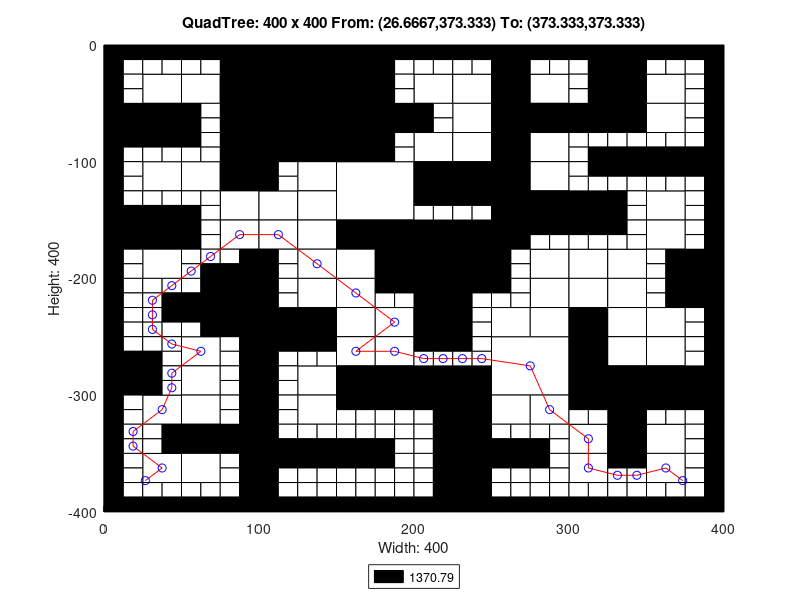

Recreate this plot in MATLAB.
axis([0 400 -400 0]);
title('QuadTree: 400 x 400 From: (26.6667,373.333) To: (373.333,373.333)');
xlabel('Width: 400');
ylabel('Height: 400');
rectangle('Position',[100 -50 50 50], 'FaceColor',[0 0 0]);
rectangle('Position',[100 -100 50 50], 'FaceColor',[0 0 0]);
rectangle('Position',[150 -150 50 50], 'FaceColor',[1 1 1]);
rectangle('Position',[200 -200 50 50], 'FaceColor',[0 0 0]);
rectangle('Position',[250 -300 50 50], 'FaceColor',[1 1 1]);
rectangle('Position',[25 -50 25 25], 'FaceColor',[1 1 1]);
rectangle('Position',[75 -25 25 25], 'FaceColor',[0 0 0]);
rectangle('Position',[50 -50 25 25], 'FaceColor',[1 1 1]);
rectangle('Position',[75 -50 25 25], 'FaceColor',[0 0 0]);
rectangle('Position',[0 -75 25 25], 'FaceColor',[0 0 0]);
rectangle('Position',[25 -75 25 25], 'FaceColor',[0 0 0]);
rectangle('Position',[75 -75 25 25], 'FaceColor',[0 0 0]);
rectangle('Position',[75 -100 25 25], 'FaceColor',[0 0 0]);
rectangle('Position',[150 -25 25 25], 'FaceColor',[0 0 0]);
rectangle('Position',[150 -50 25 25], 'FaceColor',[0 0 0]);
rectangle('Position',[150 -75 25 25], 'FaceColor',[0 0 0]);
rectangle('Position',[175 -75 25 25], 'FaceColor',[0 0 0]);
rectangle('Position',[150 -100 25 25], 'FaceColor',[0 0 0]);
rectangle('Position',[25 -125 25 25], 'FaceColor',[1 1 1]);
rectangle('Position',[50 -125 25 25], 'FaceColor',[1 1 1]);
rectangle('Position',[75 -125 25 25], 'FaceColor',[0 0 0]);
rectangle('Position',[75 -150 25 25], 'FaceColor',[1 1 1]);
rectangle('Position',[0 -175 25 25], 'FaceColor',[0 0 0]);
rectangle('Position',[25 -175 25 25], 'FaceColor',[0 0 0]);
rectangle('Position',[25 -200 25 25], 'FaceColor',[1 1 1]);
rectangle('Position',[75 -175 25 25], 'FaceColor',[1 1 1]);
rectangle('Position',[125 -125 25 25], 'FaceColor',[1 1 1]);
rectangle('Position',[100 -150 25 25], 'FaceColor',[1 1 1]);
rectangle('Position',[125 -150 25 25], 'FaceColor',[1 1 1]);
rectangle('Position',[100 -175 25 25], 'FaceColor',[1 1 1]);
rectangle('Position',[125 -175 25 25], 'FaceColor',[1 1 1]);
rectangle('Position',[125 -200 25 25], 'FaceColor',[1 1 1]);
rectangle('Position',[150 -175 25 25], 'FaceColor',[0 0 0]);
rectangle('Position',[175 -175 25 25], 'FaceColor',[0 0 0]);
rectangle('Position',[150 -200 25 25], 'FaceColor',[1 1 1]);
rectangle('Position',[175 -200 25 25], 'FaceColor',[0 0 0]);
rectangle('Position',[200 -50 25 25], 'FaceColor',[1 1 1]);
rectangle('Position',[225 -50 25 25], 'FaceColor',[1 1 1]);
rectangle('Position',[250 -25 25 25], 'FaceColor',[0 0 0]);
rectangle('Position',[250 -50 25 25], 'FaceColor',[0 0 0]);
rectangle('Position',[275 -50 25 25], 'FaceColor',[1 1 1]);
rectangle('Position',[225 -75 25 25], 'FaceColor',[1 1 1]);
rectangle('Position',[200 -100 25 25], 'FaceColor',[1 1 1]);
rectangle('Position',[225 -100 25 25], 'FaceColor',[1 1 1]);
rectangle('Position',[250 -75 25 25], 'FaceColor',[0 0 0]);
rectangle('Position',[275 -75 25 25], 'FaceColor',[0 0 0]);
rectangle('Position',[250 -100 25 25], 'FaceColor',[0 0 0]);
rectangle('Position',[275 -100 25 25], 'FaceColor',[1 1 1]);
rectangle('Position',[325 -25 25 25], 'FaceColor',[0 0 0]);
rectangle('Position',[325 -50 25 25], 'FaceColor',[0 0 0]);
rectangle('Position',[350 -50 25 25], 'FaceColor',[1 1 1]);
rectangle('Position',[300 -75 25 25], 'FaceColor',[0 0 0]);
rectangle('Position',[325 -75 25 25], 'FaceColor',[0 0 0]);
rectangle('Position',[350 -75 25 25], 'FaceColor',[1 1 1]);
rectangle('Position',[200 -125 25 25], 'FaceColor',[0 0 0]);
rectangle('Position',[225 -125 25 25], 'FaceColor',[0 0 0]);
rectangle('Position',[250 -125 25 25], 'FaceColor',[0 0 0]);
rectangle('Position',[275 -125 25 25], 'FaceColor',[1 1 1]);
rectangle('Position',[250 -150 25 25], 'FaceColor',[0 0 0]);
rectangle('Position',[275 -150 25 25], 'FaceColor',[0 0 0]);
rectangle('Position',[250 -175 25 25], 'FaceColor',[0 0 0]);
rectangle('Position',[275 -200 25 25], 'FaceColor',[1 1 1]);
rectangle('Position',[300 -150 25 25], 'FaceColor',[0 0 0]);
rectangle('Position',[350 -150 25 25], 'FaceColor',[1 1 1]);
rectangle('Position',[300 -200 25 25], 'FaceColor',[1 1 1]);
rectangle('Position',[325 -200 25 25], 'FaceColor',[1 1 1]);
rectangle('Position',[350 -175 25 25], 'FaceColor',[1 1 1]);
rectangle('Position',[375 -200 25 25], 'FaceColor',[0 0 0]);
rectangle('Position',[75 -225 25 25], 'FaceColor',[0 0 0]);
rectangle('Position',[75 -250 25 25], 'FaceColor',[0 0 0]);
rectangle('Position',[0 -300 25 25], 'FaceColor',[0 0 0]);
rectangle('Position',[50 -275 25 25], 'FaceColor',[1 1 1]);
rectangle('Position',[50 -300 25 25], 'FaceColor',[1 1 1]);
rectangle('Position',[125 -225 25 25], 'FaceColor',[1 1 1]);
rectangle('Position',[100 -250 25 25], 'FaceColor',[0 0 0]);
rectangle('Position',[125 -250 25 25], 'FaceColor',[0 0 0]);
rectangle('Position',[150 -225 25 25], 'FaceColor',[1 1 1]);
rectangle('Position',[150 -250 25 25], 'FaceColor',[1 1 1]);
rectangle('Position',[175 -250 25 25], 'FaceColor',[1 1 1]);
rectangle('Position',[125 -300 25 25], 'FaceColor',[1 1 1]);
rectangle('Position',[150 -275 25 25], 'FaceColor',[1 1 1]);
rectangle('Position',[175 -275 25 25], 'FaceColor',[1 1 1]);
rectangle('Position',[150 -300 25 25], 'FaceColor',[0 0 0]);
rectangle('Position',[175 -300 25 25], 'FaceColor',[0 0 0]);
rectangle('Position',[25 -325 25 25], 'FaceColor',[1 1 1]);
rectangle('Position',[50 -325 25 25], 'FaceColor',[1 1 1]);
rectangle('Position',[50 -350 25 25], 'FaceColor',[0 0 0]);
rectangle('Position',[75 -350 25 25], 'FaceColor',[0 0 0]);
rectangle('Position',[25 -375 25 25], 'FaceColor',[1 1 1]);
rectangle('Position',[50 -375 25 25], 'FaceColor',[1 1 1]);
rectangle('Position',[125 -325 25 25], 'FaceColor',[1 1 1]);
rectangle('Position',[200 -225 25 25], 'FaceColor',[0 0 0]);
rectangle('Position',[200 -250 25 25], 'FaceColor',[0 0 0]);
rectangle('Position',[275 -225 25 25], 'FaceColor',[1 1 1]);
rectangle('Position',[250 -250 25 25], 'FaceColor',[1 1 1]);
rectangle('Position',[275 -250 25 25], 'FaceColor',[1 1 1]);
rectangle('Position',[200 -300 25 25], 'FaceColor',[0 0 0]);
rectangle('Position',[225 -300 25 25], 'FaceColor',[0 0 0]);
rectangle('Position',[300 -225 25 25], 'FaceColor',[1 1 1]);
rectangle('Position',[325 -225 25 25], 'FaceColor',[1 1 1]);
rectangle('Position',[300 -250 25 25], 'FaceColor',[0 0 0]);
rectangle('Position',[325 -250 25 25], 'FaceColor',[1 1 1]);
rectangle('Position',[375 -225 25 25], 'FaceColor',[0 0 0]);
rectangle('Position',[350 -250 25 25], 'FaceColor',[1 1 1]);
rectangle('Position',[300 -275 25 25], 'FaceColor',[0 0 0]);
rectangle('Position',[325 -275 25 25], 'FaceColor',[1 1 1]);
rectangle('Position',[300 -300 25 25], 'FaceColor',[0 0 0]);
rectangle('Position',[325 -300 25 25], 'FaceColor',[0 0 0]);
rectangle('Position',[350 -275 25 25], 'FaceColor',[1 1 1]);
rectangle('Position',[350 -300 25 25], 'FaceColor',[0 0 0]);
rectangle('Position',[375 -300 25 25], 'FaceColor',[0 0 0]);
rectangle('Position',[225 -325 25 25], 'FaceColor',[0 0 0]);
rectangle('Position',[225 -350 25 25], 'FaceColor',[0 0 0]);
rectangle('Position',[250 -325 25 25], 'FaceColor',[1 1 1]);
rectangle('Position',[275 -325 25 25], 'FaceColor',[1 1 1]);
rectangle('Position',[225 -375 25 25], 'FaceColor',[0 0 0]);
rectangle('Position',[225 -400 25 25], 'FaceColor',[0 0 0]);
rectangle('Position',[325 -325 25 25], 'FaceColor',[0 0 0]);
rectangle('Position',[300 -350 25 25], 'FaceColor',[1 1 1]);
rectangle('Position',[325 -350 25 25], 'FaceColor',[0 0 0]);
rectangle('Position',[350 -350 25 25], 'FaceColor',[1 1 1]);
rectangle('Position',[300 -375 25 25], 'FaceColor',[1 1 1]);
rectangle('Position',[350 -375 25 25], 'FaceColor',[1 1 1]);
rectangle('Position',[0 -12.5 12.5 12.5], 'FaceColor',[0 0 0]);
rectangle('Position',[12.5 -12.5 12.5 12.5], 'FaceColor',[0 0 0]);
rectangle('Position',[0 -25 12.5 12.5], 'FaceColor',[0 0 0]);
rectangle('Position',[12.5 -25 12.5 12.5], 'FaceColor',[1 1 1]);
rectangle('Position',[25 -12.5 12.5 12.5], 'FaceColor',[0 0 0]);
rectangle('Position',[37.5 -12.5 12.5 12.5], 'FaceColor',[0 0 0]);
rectangle('Position',[25 -25 12.5 12.5], 'FaceColor',[1 1 1]);
rectangle('Position',[37.5 -25 12.5 12.5], 'FaceColor',[1 1 1]);
rectangle('Position',[0 -37.5 12.5 12.5], 'FaceColor',[0 0 0]);
rectangle('Position',[12.5 -37.5 12.5 12.5], 'FaceColor',[1 1 1]);
rectangle('Position',[0 -50 12.5 12.5], 'FaceColor',[0 0 0]);
rectangle('Position',[12.5 -50 12.5 12.5], 'FaceColor',[1 1 1]);
rectangle('Position',[50 -12.5 12.5 12.5], 'FaceColor',[0 0 0]);
rectangle('Position',[62.5 -12.5 12.5 12.5], 'FaceColor',[0 0 0]);
rectangle('Position',[50 -25 12.5 12.5], 'FaceColor',[1 1 1]);
rectangle('Position',[62.5 -25 12.5 12.5], 'FaceColor',[1 1 1]);
rectangle('Position',[0 -87.5 12.5 12.5], 'FaceColor',[0 0 0]);
rectangle('Position',[12.5 -87.5 12.5 12.5], 'FaceColor',[0 0 0]);
rectangle('Position',[0 -100 12.5 12.5], 'FaceColor',[0 0 0]);
rectangle('Position',[12.5 -100 12.5 12.5], 'FaceColor',[1 1 1]);
rectangle('Position',[25 -87.5 12.5 12.5], 'FaceColor',[0 0 0]);
rectangle('Position',[37.5 -87.5 12.5 12.5], 'FaceColor',[0 0 0]);
rectangle('Position',[25 -100 12.5 12.5], 'FaceColor',[1 1 1]);
rectangle('Position',[37.5 -100 12.5 12.5], 'FaceColor',[1 1 1]);
rectangle('Position',[50 -62.5 12.5 12.5], 'FaceColor',[0 0 0]);
rectangle('Position',[62.5 -62.5 12.5 12.5], 'FaceColor',[1 1 1]);
rectangle('Position',[50 -75 12.5 12.5], 'FaceColor',[0 0 0]);
rectangle('Position',[62.5 -75 12.5 12.5], 'FaceColor',[1 1 1]);
rectangle('Position',[50 -87.5 12.5 12.5], 'FaceColor',[0 0 0]);
rectangle('Position',[62.5 -87.5 12.5 12.5], 'FaceColor',[1 1 1]);
rectangle('Position',[50 -100 12.5 12.5], 'FaceColor',[1 1 1]);
rectangle('Position',[62.5 -100 12.5 12.5], 'FaceColor',[1 1 1]);
rectangle('Position',[175 -12.5 12.5 12.5], 'FaceColor',[0 0 0]);
rectangle('Position',[187.5 -12.5 12.5 12.5], 'FaceColor',[0 0 0]);
rectangle('Position',[175 -25 12.5 12.5], 'FaceColor',[0 0 0]);
rectangle('Position',[187.5 -25 12.5 12.5], 'FaceColor',[1 1 1]);
rectangle('Position',[175 -37.5 12.5 12.5], 'FaceColor',[0 0 0]);
rectangle('Position',[187.5 -37.5 12.5 12.5], 'FaceColor',[1 1 1]);
rectangle('Position',[175 -50 12.5 12.5], 'FaceColor',[0 0 0]);
rectangle('Position',[187.5 -50 12.5 12.5], 'FaceColor',[1 1 1]);
rectangle('Position',[175 -87.5 12.5 12.5], 'FaceColor',[0 0 0]);
rectangle('Position',[187.5 -87.5 12.5 12.5], 'FaceColor',[1 1 1]);
rectangle('Position',[175 -100 12.5 12.5], 'FaceColor',[0 0 0]);
rectangle('Position',[187.5 -100 12.5 12.5], 'FaceColor',[1 1 1]);
rectangle('Position',[0 -112.5 12.5 12.5], 'FaceColor',[0 0 0]);
rectangle('Position',[12.5 -112.5 12.5 12.5], 'FaceColor',[1 1 1]);
rectangle('Position',[0 -125 12.5 12.5], 'FaceColor',[0 0 0]);
rectangle('Position',[12.5 -125 12.5 12.5], 'FaceColor',[1 1 1]);
rectangle('Position',[0 -137.5 12.5 12.5], 'FaceColor',[0 0 0]);
rectangle('Position',[12.5 -137.5 12.5 12.5], 'FaceColor',[1 1 1]);
rectangle('Position',[0 -150 12.5 12.5], 'FaceColor',[0 0 0]);
rectangle('Position',[12.5 -150 12.5 12.5], 'FaceColor',[0 0 0]);
rectangle('Position',[25 -137.5 12.5 12.5], 'FaceColor',[1 1 1]);
rectangle('Position',[37.5 -137.5 12.5 12.5], 'FaceColor',[1 1 1]);
rectangle('Position',[25 -150 12.5 12.5], 'FaceColor',[0 0 0]);
rectangle('Position',[37.5 -150 12.5 12.5], 'FaceColor',[0 0 0]);
rectangle('Position',[50 -137.5 12.5 12.5], 'FaceColor',[1 1 1]);
rectangle('Position',[62.5 -137.5 12.5 12.5], 'FaceColor',[1 1 1]);
rectangle('Position',[50 -150 12.5 12.5], 'FaceColor',[0 0 0]);
rectangle('Position',[62.5 -150 12.5 12.5], 'FaceColor',[1 1 1]);
rectangle('Position',[0 -187.5 12.5 12.5], 'FaceColor',[0 0 0]);
rectangle('Position',[12.5 -187.5 12.5 12.5], 'FaceColor',[1 1 1]);
rectangle('Position',[0 -200 12.5 12.5], 'FaceColor',[0 0 0]);
rectangle('Position',[12.5 -200 12.5 12.5], 'FaceColor',[1 1 1]);
rectangle('Position',[50 -162.5 12.5 12.5], 'FaceColor',[0 0 0]);
rectangle('Position',[62.5 -162.5 12.5 12.5], 'FaceColor',[1 1 1]);
rectangle('Position',[50 -175 12.5 12.5], 'FaceColor',[0 0 0]);
rectangle('Position',[62.5 -175 12.5 12.5], 'FaceColor',[1 1 1]);
rectangle('Position',[50 -187.5 12.5 12.5], 'FaceColor',[1 1 1]);
rectangle('Position',[62.5 -187.5 12.5 12.5], 'FaceColor',[1 1 1]);
rectangle('Position',[50 -200 12.5 12.5], 'FaceColor',[1 1 1]);
rectangle('Position',[62.5 -200 12.5 12.5], 'FaceColor',[0 0 0]);
rectangle('Position',[75 -187.5 12.5 12.5], 'FaceColor',[1 1 1]);
rectangle('Position',[87.5 -187.5 12.5 12.5], 'FaceColor',[0 0 0]);
rectangle('Position',[75 -200 12.5 12.5], 'FaceColor',[0 0 0]);
rectangle('Position',[87.5 -200 12.5 12.5], 'FaceColor',[0 0 0]);
rectangle('Position',[100 -112.5 12.5 12.5], 'FaceColor',[0 0 0]);
rectangle('Position',[112.5 -112.5 12.5 12.5], 'FaceColor',[1 1 1]);
rectangle('Position',[100 -125 12.5 12.5], 'FaceColor',[0 0 0]);
rectangle('Position',[112.5 -125 12.5 12.5], 'FaceColor',[1 1 1]);
rectangle('Position',[100 -187.5 12.5 12.5], 'FaceColor',[0 0 0]);
rectangle('Position',[112.5 -187.5 12.5 12.5], 'FaceColor',[1 1 1]);
rectangle('Position',[100 -200 12.5 12.5], 'FaceColor',[0 0 0]);
rectangle('Position',[112.5 -200 12.5 12.5], 'FaceColor',[1 1 1]);
rectangle('Position',[200 -12.5 12.5 12.5], 'FaceColor',[0 0 0]);
rectangle('Position',[212.5 -12.5 12.5 12.5], 'FaceColor',[0 0 0]);
rectangle('Position',[200 -25 12.5 12.5], 'FaceColor',[1 1 1]);
rectangle('Position',[212.5 -25 12.5 12.5], 'FaceColor',[1 1 1]);
rectangle('Position',[225 -12.5 12.5 12.5], 'FaceColor',[0 0 0]);
rectangle('Position',[237.5 -12.5 12.5 12.5], 'FaceColor',[0 0 0]);
rectangle('Position',[225 -25 12.5 12.5], 'FaceColor',[1 1 1]);
rectangle('Position',[237.5 -25 12.5 12.5], 'FaceColor',[1 1 1]);
rectangle('Position',[275 -12.5 12.5 12.5], 'FaceColor',[0 0 0]);
rectangle('Position',[287.5 -12.5 12.5 12.5], 'FaceColor',[0 0 0]);
rectangle('Position',[275 -25 12.5 12.5], 'FaceColor',[1 1 1]);
rectangle('Position',[287.5 -25 12.5 12.5], 'FaceColor',[1 1 1]);
rectangle('Position',[200 -62.5 12.5 12.5], 'FaceColor',[0 0 0]);
rectangle('Position',[212.5 -62.5 12.5 12.5], 'FaceColor',[1 1 1]);
rectangle('Position',[200 -75 12.5 12.5], 'FaceColor',[0 0 0]);
rectangle('Position',[212.5 -75 12.5 12.5], 'FaceColor',[1 1 1]);
rectangle('Position',[300 -12.5 12.5 12.5], 'FaceColor',[0 0 0]);
rectangle('Position',[312.5 -12.5 12.5 12.5], 'FaceColor',[0 0 0]);
rectangle('Position',[300 -25 12.5 12.5], 'FaceColor',[1 1 1]);
rectangle('Position',[312.5 -25 12.5 12.5], 'FaceColor',[0 0 0]);
rectangle('Position',[300 -37.5 12.5 12.5], 'FaceColor',[1 1 1]);
rectangle('Position',[312.5 -37.5 12.5 12.5], 'FaceColor',[0 0 0]);
rectangle('Position',[300 -50 12.5 12.5], 'FaceColor',[1 1 1]);
rectangle('Position',[312.5 -50 12.5 12.5], 'FaceColor',[0 0 0]);
rectangle('Position',[350 -12.5 12.5 12.5], 'FaceColor',[0 0 0]);
rectangle('Position',[362.5 -12.5 12.5 12.5], 'FaceColor',[0 0 0]);
rectangle('Position',[350 -25 12.5 12.5], 'FaceColor',[1 1 1]);
rectangle('Position',[362.5 -25 12.5 12.5], 'FaceColor',[1 1 1]);
rectangle('Position',[375 -12.5 12.5 12.5], 'FaceColor',[0 0 0]);
rectangle('Position',[387.5 -12.5 12.5 12.5], 'FaceColor',[0 0 0]);
rectangle('Position',[375 -25 12.5 12.5], 'FaceColor',[1 1 1]);
rectangle('Position',[387.5 -25 12.5 12.5], 'FaceColor',[0 0 0]);
rectangle('Position',[375 -37.5 12.5 12.5], 'FaceColor',[1 1 1]);
rectangle('Position',[387.5 -37.5 12.5 12.5], 'FaceColor',[0 0 0]);
rectangle('Position',[375 -50 12.5 12.5], 'FaceColor',[1 1 1]);
rectangle('Position',[387.5 -50 12.5 12.5], 'FaceColor',[0 0 0]);
rectangle('Position',[300 -87.5 12.5 12.5], 'FaceColor',[1 1 1]);
rectangle('Position',[312.5 -87.5 12.5 12.5], 'FaceColor',[1 1 1]);
rectangle('Position',[300 -100 12.5 12.5], 'FaceColor',[1 1 1]);
rectangle('Position',[312.5 -100 12.5 12.5], 'FaceColor',[0 0 0]);
rectangle('Position',[325 -87.5 12.5 12.5], 'FaceColor',[1 1 1]);
rectangle('Position',[337.5 -87.5 12.5 12.5], 'FaceColor',[1 1 1]);
rectangle('Position',[325 -100 12.5 12.5], 'FaceColor',[0 0 0]);
rectangle('Position',[337.5 -100 12.5 12.5], 'FaceColor',[0 0 0]);
rectangle('Position',[375 -62.5 12.5 12.5], 'FaceColor',[1 1 1]);
rectangle('Position',[387.5 -62.5 12.5 12.5], 'FaceColor',[0 0 0]);
rectangle('Position',[375 -75 12.5 12.5], 'FaceColor',[1 1 1]);
rectangle('Position',[387.5 -75 12.5 12.5], 'FaceColor',[0 0 0]);
rectangle('Position',[350 -87.5 12.5 12.5], 'FaceColor',[1 1 1]);
rectangle('Position',[362.5 -87.5 12.5 12.5], 'FaceColor',[1 1 1]);
rectangle('Position',[350 -100 12.5 12.5], 'FaceColor',[0 0 0]);
rectangle('Position',[362.5 -100 12.5 12.5], 'FaceColor',[0 0 0]);
rectangle('Position',[375 -87.5 12.5 12.5], 'FaceColor',[1 1 1]);
rectangle('Position',[387.5 -87.5 12.5 12.5], 'FaceColor',[0 0 0]);
rectangle('Position',[375 -100 12.5 12.5], 'FaceColor',[0 0 0]);
rectangle('Position',[387.5 -100 12.5 12.5], 'FaceColor',[0 0 0]);
rectangle('Position',[200 -137.5 12.5 12.5], 'FaceColor',[0 0 0]);
rectangle('Position',[212.5 -137.5 12.5 12.5], 'FaceColor',[0 0 0]);
rectangle('Position',[200 -150 12.5 12.5], 'FaceColor',[1 1 1]);
rectangle('Position',[212.5 -150 12.5 12.5], 'FaceColor',[1 1 1]);
rectangle('Position',[225 -137.5 12.5 12.5], 'FaceColor',[0 0 0]);
rectangle('Position',[237.5 -137.5 12.5 12.5], 'FaceColor',[0 0 0]);
rectangle('Position',[225 -150 12.5 12.5], 'FaceColor',[1 1 1]);
rectangle('Position',[237.5 -150 12.5 12.5], 'FaceColor',[1 1 1]);
rectangle('Position',[275 -162.5 12.5 12.5], 'FaceColor',[0 0 0]);
rectangle('Position',[287.5 -162.5 12.5 12.5], 'FaceColor',[0 0 0]);
rectangle('Position',[275 -175 12.5 12.5], 'FaceColor',[1 1 1]);
rectangle('Position',[287.5 -175 12.5 12.5], 'FaceColor',[1 1 1]);
rectangle('Position',[250 -187.5 12.5 12.5], 'FaceColor',[0 0 0]);
rectangle('Position',[262.5 -187.5 12.5 12.5], 'FaceColor',[1 1 1]);
rectangle('Position',[250 -200 12.5 12.5], 'FaceColor',[0 0 0]);
rectangle('Position',[262.5 -200 12.5 12.5], 'FaceColor',[1 1 1]);
rectangle('Position',[300 -112.5 12.5 12.5], 'FaceColor',[1 1 1]);
rectangle('Position',[312.5 -112.5 12.5 12.5], 'FaceColor',[0 0 0]);
rectangle('Position',[300 -125 12.5 12.5], 'FaceColor',[1 1 1]);
rectangle('Position',[312.5 -125 12.5 12.5], 'FaceColor',[1 1 1]);
rectangle('Position',[325 -112.5 12.5 12.5], 'FaceColor',[0 0 0]);
rectangle('Position',[337.5 -112.5 12.5 12.5], 'FaceColor',[0 0 0]);
rectangle('Position',[325 -125 12.5 12.5], 'FaceColor',[1 1 1]);
rectangle('Position',[337.5 -125 12.5 12.5], 'FaceColor',[1 1 1]);
rectangle('Position',[325 -137.5 12.5 12.5], 'FaceColor',[0 0 0]);
rectangle('Position',[337.5 -137.5 12.5 12.5], 'FaceColor',[1 1 1]);
rectangle('Position',[325 -150 12.5 12.5], 'FaceColor',[0 0 0]);
rectangle('Position',[337.5 -150 12.5 12.5], 'FaceColor',[1 1 1]);
rectangle('Position',[350 -112.5 12.5 12.5], 'FaceColor',[0 0 0]);
rectangle('Position',[362.5 -112.5 12.5 12.5], 'FaceColor',[0 0 0]);
rectangle('Position',[350 -125 12.5 12.5], 'FaceColor',[1 1 1]);
rectangle('Position',[362.5 -125 12.5 12.5], 'FaceColor',[1 1 1]);
rectangle('Position',[375 -112.5 12.5 12.5], 'FaceColor',[0 0 0]);
rectangle('Position',[387.5 -112.5 12.5 12.5], 'FaceColor',[0 0 0]);
rectangle('Position',[375 -125 12.5 12.5], 'FaceColor',[1 1 1]);
rectangle('Position',[387.5 -125 12.5 12.5], 'FaceColor',[0 0 0]);
rectangle('Position',[375 -137.5 12.5 12.5], 'FaceColor',[1 1 1]);
rectangle('Position',[387.5 -137.5 12.5 12.5], 'FaceColor',[0 0 0]);
rectangle('Position',[375 -150 12.5 12.5], 'FaceColor',[1 1 1]);
rectangle('Position',[387.5 -150 12.5 12.5], 'FaceColor',[0 0 0]);
rectangle('Position',[300 -162.5 12.5 12.5], 'FaceColor',[0 0 0]);
rectangle('Position',[312.5 -162.5 12.5 12.5], 'FaceColor',[0 0 0]);
rectangle('Position',[300 -175 12.5 12.5], 'FaceColor',[1 1 1]);
rectangle('Position',[312.5 -175 12.5 12.5], 'FaceColor',[1 1 1]);
rectangle('Position',[325 -162.5 12.5 12.5], 'FaceColor',[0 0 0]);
rectangle('Position',[337.5 -162.5 12.5 12.5], 'FaceColor',[1 1 1]);
rectangle('Position',[325 -175 12.5 12.5], 'FaceColor',[1 1 1]);
rectangle('Position',[337.5 -175 12.5 12.5], 'FaceColor',[1 1 1]);
rectangle('Position',[375 -162.5 12.5 12.5], 'FaceColor',[1 1 1]);
rectangle('Position',[387.5 -162.5 12.5 12.5], 'FaceColor',[0 0 0]);
rectangle('Position',[375 -175 12.5 12.5], 'FaceColor',[1 1 1]);
rectangle('Position',[387.5 -175 12.5 12.5], 'FaceColor',[0 0 0]);
rectangle('Position',[350 -187.5 12.5 12.5], 'FaceColor',[1 1 1]);
rectangle('Position',[362.5 -187.5 12.5 12.5], 'FaceColor',[0 0 0]);
rectangle('Position',[350 -200 12.5 12.5], 'FaceColor',[1 1 1]);
rectangle('Position',[362.5 -200 12.5 12.5], 'FaceColor',[0 0 0]);
rectangle('Position',[0 -212.5 12.5 12.5], 'FaceColor',[0 0 0]);
rectangle('Position',[12.5 -212.5 12.5 12.5], 'FaceColor',[1 1 1]);
rectangle('Position',[0 -225 12.5 12.5], 'FaceColor',[0 0 0]);
rectangle('Position',[12.5 -225 12.5 12.5], 'FaceColor',[1 1 1]);
rectangle('Position',[25 -212.5 12.5 12.5], 'FaceColor',[1 1 1]);
rectangle('Position',[37.5 -212.5 12.5 12.5], 'FaceColor',[1 1 1]);
rectangle('Position',[25 -225 12.5 12.5], 'FaceColor',[1 1 1]);
rectangle('Position',[37.5 -225 12.5 12.5], 'FaceColor',[0 0 0]);
rectangle('Position',[0 -237.5 12.5 12.5], 'FaceColor',[0 0 0]);
rectangle('Position',[12.5 -237.5 12.5 12.5], 'FaceColor',[1 1 1]);
rectangle('Position',[0 -250 12.5 12.5], 'FaceColor',[0 0 0]);
rectangle('Position',[12.5 -250 12.5 12.5], 'FaceColor',[1 1 1]);
rectangle('Position',[25 -237.5 12.5 12.5], 'FaceColor',[1 1 1]);
rectangle('Position',[37.5 -237.5 12.5 12.5], 'FaceColor',[0 0 0]);
rectangle('Position',[25 -250 12.5 12.5], 'FaceColor',[1 1 1]);
rectangle('Position',[37.5 -250 12.5 12.5], 'FaceColor',[1 1 1]);
rectangle('Position',[50 -212.5 12.5 12.5], 'FaceColor',[1 1 1]);
rectangle('Position',[62.5 -212.5 12.5 12.5], 'FaceColor',[0 0 0]);
rectangle('Position',[50 -225 12.5 12.5], 'FaceColor',[0 0 0]);
rectangle('Position',[62.5 -225 12.5 12.5], 'FaceColor',[0 0 0]);
rectangle('Position',[50 -237.5 12.5 12.5], 'FaceColor',[0 0 0]);
rectangle('Position',[62.5 -237.5 12.5 12.5], 'FaceColor',[0 0 0]);
rectangle('Position',[50 -250 12.5 12.5], 'FaceColor',[1 1 1]);
rectangle('Position',[62.5 -250 12.5 12.5], 'FaceColor',[0 0 0]);
rectangle('Position',[0 -262.5 12.5 12.5], 'FaceColor',[0 0 0]);
rectangle('Position',[12.5 -262.5 12.5 12.5], 'FaceColor',[1 1 1]);
rectangle('Position',[0 -275 12.5 12.5], 'FaceColor',[0 0 0]);
rectangle('Position',[12.5 -275 12.5 12.5], 'FaceColor',[0 0 0]);
rectangle('Position',[25 -262.5 12.5 12.5], 'FaceColor',[1 1 1]);
rectangle('Position',[37.5 -262.5 12.5 12.5], 'FaceColor',[1 1 1]);
rectangle('Position',[25 -275 12.5 12.5], 'FaceColor',[0 0 0]);
rectangle('Position',[37.5 -275 12.5 12.5], 'FaceColor',[1 1 1]);
rectangle('Position',[25 -287.5 12.5 12.5], 'FaceColor',[0 0 0]);
rectangle('Position',[37.5 -287.5 12.5 12.5], 'FaceColor',[1 1 1]);
rectangle('Position',[25 -300 12.5 12.5], 'FaceColor',[0 0 0]);
rectangle('Position',[37.5 -300 12.5 12.5], 'FaceColor',[1 1 1]);
rectangle('Position',[75 -262.5 12.5 12.5], 'FaceColor',[1 1 1]);
rectangle('Position',[87.5 -262.5 12.5 12.5], 'FaceColor',[0 0 0]);
rectangle('Position',[75 -275 12.5 12.5], 'FaceColor',[1 1 1]);
rectangle('Position',[87.5 -275 12.5 12.5], 'FaceColor',[0 0 0]);
rectangle('Position',[75 -287.5 12.5 12.5], 'FaceColor',[1 1 1]);
rectangle('Position',[87.5 -287.5 12.5 12.5], 'FaceColor',[0 0 0]);
rectangle('Position',[75 -300 12.5 12.5], 'FaceColor',[1 1 1]);
rectangle('Position',[87.5 -300 12.5 12.5], 'FaceColor',[0 0 0]);
rectangle('Position',[100 -212.5 12.5 12.5], 'FaceColor',[0 0 0]);
rectangle('Position',[112.5 -212.5 12.5 12.5], 'FaceColor',[1 1 1]);
rectangle('Position',[100 -225 12.5 12.5], 'FaceColor',[0 0 0]);
rectangle('Position',[112.5 -225 12.5 12.5], 'FaceColor',[1 1 1]);
rectangle('Position',[175 -212.5 12.5 12.5], 'FaceColor',[0 0 0]);
rectangle('Position',[187.5 -212.5 12.5 12.5], 'FaceColor',[0 0 0]);
rectangle('Position',[175 -225 12.5 12.5], 'FaceColor',[1 1 1]);
rectangle('Position',[187.5 -225 12.5 12.5], 'FaceColor',[1 1 1]);
rectangle('Position',[100 -262.5 12.5 12.5], 'FaceColor',[0 0 0]);
rectangle('Position',[112.5 -262.5 12.5 12.5], 'FaceColor',[0 0 0]);
rectangle('Position',[100 -275 12.5 12.5], 'FaceColor',[0 0 0]);
rectangle('Position',[112.5 -275 12.5 12.5], 'FaceColor',[1 1 1]);
rectangle('Position',[125 -262.5 12.5 12.5], 'FaceColor',[0 0 0]);
rectangle('Position',[137.5 -262.5 12.5 12.5], 'FaceColor',[0 0 0]);
rectangle('Position',[125 -275 12.5 12.5], 'FaceColor',[1 1 1]);
rectangle('Position',[137.5 -275 12.5 12.5], 'FaceColor',[1 1 1]);
rectangle('Position',[100 -287.5 12.5 12.5], 'FaceColor',[0 0 0]);
rectangle('Position',[112.5 -287.5 12.5 12.5], 'FaceColor',[1 1 1]);
rectangle('Position',[100 -300 12.5 12.5], 'FaceColor',[0 0 0]);
rectangle('Position',[112.5 -300 12.5 12.5], 'FaceColor',[1 1 1]);
rectangle('Position',[0 -312.5 12.5 12.5], 'FaceColor',[0 0 0]);
rectangle('Position',[12.5 -312.5 12.5 12.5], 'FaceColor',[1 1 1]);
rectangle('Position',[0 -325 12.5 12.5], 'FaceColor',[0 0 0]);
rectangle('Position',[12.5 -325 12.5 12.5], 'FaceColor',[1 1 1]);
rectangle('Position',[0 -337.5 12.5 12.5], 'FaceColor',[0 0 0]);
rectangle('Position',[12.5 -337.5 12.5 12.5], 'FaceColor',[1 1 1]);
rectangle('Position',[0 -350 12.5 12.5], 'FaceColor',[0 0 0]);
rectangle('Position',[12.5 -350 12.5 12.5], 'FaceColor',[1 1 1]);
rectangle('Position',[25 -337.5 12.5 12.5], 'FaceColor',[1 1 1]);
rectangle('Position',[37.5 -337.5 12.5 12.5], 'FaceColor',[0 0 0]);
rectangle('Position',[25 -350 12.5 12.5], 'FaceColor',[1 1 1]);
rectangle('Position',[37.5 -350 12.5 12.5], 'FaceColor',[0 0 0]);
rectangle('Position',[75 -312.5 12.5 12.5], 'FaceColor',[1 1 1]);
rectangle('Position',[87.5 -312.5 12.5 12.5], 'FaceColor',[0 0 0]);
rectangle('Position',[75 -325 12.5 12.5], 'FaceColor',[1 1 1]);
rectangle('Position',[87.5 -325 12.5 12.5], 'FaceColor',[0 0 0]);
rectangle('Position',[0 -362.5 12.5 12.5], 'FaceColor',[0 0 0]);
rectangle('Position',[12.5 -362.5 12.5 12.5], 'FaceColor',[1 1 1]);
rectangle('Position',[0 -375 12.5 12.5], 'FaceColor',[0 0 0]);
rectangle('Position',[12.5 -375 12.5 12.5], 'FaceColor',[1 1 1]);
rectangle('Position',[0 -387.5 12.5 12.5], 'FaceColor',[0 0 0]);
rectangle('Position',[12.5 -387.5 12.5 12.5], 'FaceColor',[1 1 1]);
rectangle('Position',[0 -400 12.5 12.5], 'FaceColor',[0 0 0]);
rectangle('Position',[12.5 -400 12.5 12.5], 'FaceColor',[0 0 0]);
rectangle('Position',[25 -387.5 12.5 12.5], 'FaceColor',[1 1 1]);
rectangle('Position',[37.5 -387.5 12.5 12.5], 'FaceColor',[1 1 1]);
rectangle('Position',[25 -400 12.5 12.5], 'FaceColor',[0 0 0]);
rectangle('Position',[37.5 -400 12.5 12.5], 'FaceColor',[0 0 0]);
rectangle('Position',[75 -362.5 12.5 12.5], 'FaceColor',[1 1 1]);
rectangle('Position',[87.5 -362.5 12.5 12.5], 'FaceColor',[0 0 0]);
rectangle('Position',[75 -375 12.5 12.5], 'FaceColor',[1 1 1]);
rectangle('Position',[87.5 -375 12.5 12.5], 'FaceColor',[0 0 0]);
rectangle('Position',[50 -387.5 12.5 12.5], 'FaceColor',[1 1 1]);
rectangle('Position',[62.5 -387.5 12.5 12.5], 'FaceColor',[1 1 1]);
rectangle('Position',[50 -400 12.5 12.5], 'FaceColor',[0 0 0]);
rectangle('Position',[62.5 -400 12.5 12.5], 'FaceColor',[0 0 0]);
rectangle('Position',[75 -387.5 12.5 12.5], 'FaceColor',[1 1 1]);
rectangle('Position',[87.5 -387.5 12.5 12.5], 'FaceColor',[0 0 0]);
rectangle('Position',[75 -400 12.5 12.5], 'FaceColor',[0 0 0]);
rectangle('Position',[87.5 -400 12.5 12.5], 'FaceColor',[0 0 0]);
rectangle('Position',[100 -312.5 12.5 12.5], 'FaceColor',[0 0 0]);
rectangle('Position',[112.5 -312.5 12.5 12.5], 'FaceColor',[1 1 1]);
rectangle('Position',[100 -325 12.5 12.5], 'FaceColor',[0 0 0]);
rectangle('Position',[112.5 -325 12.5 12.5], 'FaceColor',[1 1 1]);
rectangle('Position',[100 -337.5 12.5 12.5], 'FaceColor',[0 0 0]);
rectangle('Position',[112.5 -337.5 12.5 12.5], 'FaceColor',[1 1 1]);
rectangle('Position',[100 -350 12.5 12.5], 'FaceColor',[0 0 0]);
rectangle('Position',[112.5 -350 12.5 12.5], 'FaceColor',[0 0 0]);
rectangle('Position',[125 -337.5 12.5 12.5], 'FaceColor',[1 1 1]);
rectangle('Position',[137.5 -337.5 12.5 12.5], 'FaceColor',[1 1 1]);
rectangle('Position',[125 -350 12.5 12.5], 'FaceColor',[0 0 0]);
rectangle('Position',[137.5 -350 12.5 12.5], 'FaceColor',[0 0 0]);
rectangle('Position',[150 -312.5 12.5 12.5], 'FaceColor',[0 0 0]);
rectangle('Position',[162.5 -312.5 12.5 12.5], 'FaceColor',[0 0 0]);
rectangle('Position',[150 -325 12.5 12.5], 'FaceColor',[1 1 1]);
rectangle('Position',[162.5 -325 12.5 12.5], 'FaceColor',[1 1 1]);
rectangle('Position',[175 -312.5 12.5 12.5], 'FaceColor',[0 0 0]);
rectangle('Position',[187.5 -312.5 12.5 12.5], 'FaceColor',[0 0 0]);
rectangle('Position',[175 -325 12.5 12.5], 'FaceColor',[1 1 1]);
rectangle('Position',[187.5 -325 12.5 12.5], 'FaceColor',[1 1 1]);
rectangle('Position',[150 -337.5 12.5 12.5], 'FaceColor',[1 1 1]);
rectangle('Position',[162.5 -337.5 12.5 12.5], 'FaceColor',[1 1 1]);
rectangle('Position',[150 -350 12.5 12.5], 'FaceColor',[0 0 0]);
rectangle('Position',[162.5 -350 12.5 12.5], 'FaceColor',[0 0 0]);
rectangle('Position',[175 -337.5 12.5 12.5], 'FaceColor',[1 1 1]);
rectangle('Position',[187.5 -337.5 12.5 12.5], 'FaceColor',[1 1 1]);
rectangle('Position',[175 -350 12.5 12.5], 'FaceColor',[0 0 0]);
rectangle('Position',[187.5 -350 12.5 12.5], 'FaceColor',[1 1 1]);
rectangle('Position',[100 -362.5 12.5 12.5], 'FaceColor',[0 0 0]);
rectangle('Position',[112.5 -362.5 12.5 12.5], 'FaceColor',[0 0 0]);
rectangle('Position',[100 -375 12.5 12.5], 'FaceColor',[0 0 0]);
rectangle('Position',[112.5 -375 12.5 12.5], 'FaceColor',[1 1 1]);
rectangle('Position',[125 -362.5 12.5 12.5], 'FaceColor',[0 0 0]);
rectangle('Position',[137.5 -362.5 12.5 12.5], 'FaceColor',[0 0 0]);
rectangle('Position',[125 -375 12.5 12.5], 'FaceColor',[1 1 1]);
rectangle('Position',[137.5 -375 12.5 12.5], 'FaceColor',[1 1 1]);
rectangle('Position',[100 -387.5 12.5 12.5], 'FaceColor',[0 0 0]);
rectangle('Position',[112.5 -387.5 12.5 12.5], 'FaceColor',[1 1 1]);
rectangle('Position',[100 -400 12.5 12.5], 'FaceColor',[0 0 0]);
rectangle('Position',[112.5 -400 12.5 12.5], 'FaceColor',[0 0 0]);
rectangle('Position',[125 -387.5 12.5 12.5], 'FaceColor',[1 1 1]);
rectangle('Position',[137.5 -387.5 12.5 12.5], 'FaceColor',[1 1 1]);
rectangle('Position',[125 -400 12.5 12.5], 'FaceColor',[0 0 0]);
rectangle('Position',[137.5 -400 12.5 12.5], 'FaceColor',[0 0 0]);
rectangle('Position',[150 -362.5 12.5 12.5], 'FaceColor',[0 0 0]);
rectangle('Position',[162.5 -362.5 12.5 12.5], 'FaceColor',[0 0 0]);
rectangle('Position',[150 -375 12.5 12.5], 'FaceColor',[1 1 1]);
rectangle('Position',[162.5 -375 12.5 12.5], 'FaceColor',[1 1 1]);
rectangle('Position',[175 -362.5 12.5 12.5], 'FaceColor',[0 0 0]);
rectangle('Position',[187.5 -362.5 12.5 12.5], 'FaceColor',[1 1 1]);
rectangle('Position',[175 -375 12.5 12.5], 'FaceColor',[1 1 1]);
rectangle('Position',[187.5 -375 12.5 12.5], 'FaceColor',[1 1 1]);
rectangle('Position',[150 -387.5 12.5 12.5], 'FaceColor',[1 1 1]);
rectangle('Position',[162.5 -387.5 12.5 12.5], 'FaceColor',[1 1 1]);
rectangle('Position',[150 -400 12.5 12.5], 'FaceColor',[0 0 0]);
rectangle('Position',[162.5 -400 12.5 12.5], 'FaceColor',[0 0 0]);
rectangle('Position',[175 -387.5 12.5 12.5], 'FaceColor',[1 1 1]);
rectangle('Position',[187.5 -387.5 12.5 12.5], 'FaceColor',[1 1 1]);
rectangle('Position',[175 -400 12.5 12.5], 'FaceColor',[0 0 0]);
rectangle('Position',[187.5 -400 12.5 12.5], 'FaceColor',[0 0 0]);
rectangle('Position',[225 -212.5 12.5 12.5], 'FaceColor',[0 0 0]);
rectangle('Position',[237.5 -212.5 12.5 12.5], 'FaceColor',[0 0 0]);
rectangle('Position',[225 -225 12.5 12.5], 'FaceColor',[0 0 0]);
rectangle('Position',[237.5 -225 12.5 12.5], 'FaceColor',[1 1 1]);
rectangle('Position',[225 -237.5 12.5 12.5], 'FaceColor',[0 0 0]);
rectangle('Position',[237.5 -237.5 12.5 12.5], 'FaceColor',[1 1 1]);
rectangle('Position',[225 -250 12.5 12.5], 'FaceColor',[0 0 0]);
rectangle('Position',[237.5 -250 12.5 12.5], 'FaceColor',[1 1 1]);
rectangle('Position',[250 -212.5 12.5 12.5], 'FaceColor',[0 0 0]);
rectangle('Position',[262.5 -212.5 12.5 12.5], 'FaceColor',[1 1 1]);
rectangle('Position',[250 -225 12.5 12.5], 'FaceColor',[1 1 1]);
rectangle('Position',[262.5 -225 12.5 12.5], 'FaceColor',[1 1 1]);
rectangle('Position',[200 -262.5 12.5 12.5], 'FaceColor',[0 0 0]);
rectangle('Position',[212.5 -262.5 12.5 12.5], 'FaceColor',[0 0 0]);
rectangle('Position',[200 -275 12.5 12.5], 'FaceColor',[1 1 1]);
rectangle('Position',[212.5 -275 12.5 12.5], 'FaceColor',[1 1 1]);
rectangle('Position',[225 -262.5 12.5 12.5], 'FaceColor',[0 0 0]);
rectangle('Position',[237.5 -262.5 12.5 12.5], 'FaceColor',[1 1 1]);
rectangle('Position',[225 -275 12.5 12.5], 'FaceColor',[1 1 1]);
rectangle('Position',[237.5 -275 12.5 12.5], 'FaceColor',[1 1 1]);
rectangle('Position',[350 -212.5 12.5 12.5], 'FaceColor',[1 1 1]);
rectangle('Position',[362.5 -212.5 12.5 12.5], 'FaceColor',[0 0 0]);
rectangle('Position',[350 -225 12.5 12.5], 'FaceColor',[1 1 1]);
rectangle('Position',[362.5 -225 12.5 12.5], 'FaceColor',[0 0 0]);
rectangle('Position',[375 -237.5 12.5 12.5], 'FaceColor',[1 1 1]);
rectangle('Position',[387.5 -237.5 12.5 12.5], 'FaceColor',[0 0 0]);
rectangle('Position',[375 -250 12.5 12.5], 'FaceColor',[1 1 1]);
rectangle('Position',[387.5 -250 12.5 12.5], 'FaceColor',[0 0 0]);
rectangle('Position',[375 -262.5 12.5 12.5], 'FaceColor',[1 1 1]);
rectangle('Position',[387.5 -262.5 12.5 12.5], 'FaceColor',[0 0 0]);
rectangle('Position',[375 -275 12.5 12.5], 'FaceColor',[1 1 1]);
rectangle('Position',[387.5 -275 12.5 12.5], 'FaceColor',[0 0 0]);
rectangle('Position',[200 -312.5 12.5 12.5], 'FaceColor',[0 0 0]);
rectangle('Position',[212.5 -312.5 12.5 12.5], 'FaceColor',[0 0 0]);
rectangle('Position',[200 -325 12.5 12.5], 'FaceColor',[1 1 1]);
rectangle('Position',[212.5 -325 12.5 12.5], 'FaceColor',[0 0 0]);
rectangle('Position',[200 -337.5 12.5 12.5], 'FaceColor',[1 1 1]);
rectangle('Position',[212.5 -337.5 12.5 12.5], 'FaceColor',[0 0 0]);
rectangle('Position',[200 -350 12.5 12.5], 'FaceColor',[1 1 1]);
rectangle('Position',[212.5 -350 12.5 12.5], 'FaceColor',[0 0 0]);
rectangle('Position',[250 -337.5 12.5 12.5], 'FaceColor',[1 1 1]);
rectangle('Position',[262.5 -337.5 12.5 12.5], 'FaceColor',[1 1 1]);
rectangle('Position',[250 -350 12.5 12.5], 'FaceColor',[0 0 0]);
rectangle('Position',[262.5 -350 12.5 12.5], 'FaceColor',[0 0 0]);
rectangle('Position',[275 -337.5 12.5 12.5], 'FaceColor',[1 1 1]);
rectangle('Position',[287.5 -337.5 12.5 12.5], 'FaceColor',[1 1 1]);
rectangle('Position',[275 -350 12.5 12.5], 'FaceColor',[0 0 0]);
rectangle('Position',[287.5 -350 12.5 12.5], 'FaceColor',[1 1 1]);
rectangle('Position',[200 -362.5 12.5 12.5], 'FaceColor',[1 1 1]);
rectangle('Position',[212.5 -362.5 12.5 12.5], 'FaceColor',[0 0 0]);
rectangle('Position',[200 -375 12.5 12.5], 'FaceColor',[1 1 1]);
rectangle('Position',[212.5 -375 12.5 12.5], 'FaceColor',[0 0 0]);
rectangle('Position',[200 -387.5 12.5 12.5], 'FaceColor',[1 1 1]);
rectangle('Position',[212.5 -387.5 12.5 12.5], 'FaceColor',[0 0 0]);
rectangle('Position',[200 -400 12.5 12.5], 'FaceColor',[0 0 0]);
rectangle('Position',[212.5 -400 12.5 12.5], 'FaceColor',[0 0 0]);
rectangle('Position',[250 -362.5 12.5 12.5], 'FaceColor',[0 0 0]);
rectangle('Position',[262.5 -362.5 12.5 12.5], 'FaceColor',[0 0 0]);
rectangle('Position',[250 -375 12.5 12.5], 'FaceColor',[1 1 1]);
rectangle('Position',[262.5 -375 12.5 12.5], 'FaceColor',[1 1 1]);
rectangle('Position',[275 -362.5 12.5 12.5], 'FaceColor',[0 0 0]);
rectangle('Position',[287.5 -362.5 12.5 12.5], 'FaceColor',[1 1 1]);
rectangle('Position',[275 -375 12.5 12.5], 'FaceColor',[1 1 1]);
rectangle('Position',[287.5 -375 12.5 12.5], 'FaceColor',[1 1 1]);
rectangle('Position',[250 -387.5 12.5 12.5], 'FaceColor',[1 1 1]);
rectangle('Position',[262.5 -387.5 12.5 12.5], 'FaceColor',[1 1 1]);
rectangle('Position',[250 -400 12.5 12.5], 'FaceColor',[0 0 0]);
rectangle('Position',[262.5 -400 12.5 12.5], 'FaceColor',[0 0 0]);
rectangle('Position',[275 -387.5 12.5 12.5], 'FaceColor',[1 1 1]);
rectangle('Position',[287.5 -387.5 12.5 12.5], 'FaceColor',[1 1 1]);
rectangle('Position',[275 -400 12.5 12.5], 'FaceColor',[0 0 0]);
rectangle('Position',[287.5 -400 12.5 12.5], 'FaceColor',[0 0 0]);
rectangle('Position',[300 -312.5 12.5 12.5], 'FaceColor',[0 0 0]);
rectangle('Position',[312.5 -312.5 12.5 12.5], 'FaceColor',[0 0 0]);
rectangle('Position',[300 -325 12.5 12.5], 'FaceColor',[1 1 1]);
rectangle('Position',[312.5 -325 12.5 12.5], 'FaceColor',[1 1 1]);
rectangle('Position',[350 -312.5 12.5 12.5], 'FaceColor',[0 0 0]);
rectangle('Position',[362.5 -312.5 12.5 12.5], 'FaceColor',[0 0 0]);
rectangle('Position',[350 -325 12.5 12.5], 'FaceColor',[1 1 1]);
rectangle('Position',[362.5 -325 12.5 12.5], 'FaceColor',[1 1 1]);
rectangle('Position',[375 -312.5 12.5 12.5], 'FaceColor',[0 0 0]);
rectangle('Position',[387.5 -312.5 12.5 12.5], 'FaceColor',[0 0 0]);
rectangle('Position',[375 -325 12.5 12.5], 'FaceColor',[1 1 1]);
rectangle('Position',[387.5 -325 12.5 12.5], 'FaceColor',[0 0 0]);
rectangle('Position',[375 -337.5 12.5 12.5], 'FaceColor',[1 1 1]);
rectangle('Position',[387.5 -337.5 12.5 12.5], 'FaceColor',[0 0 0]);
rectangle('Position',[375 -350 12.5 12.5], 'FaceColor',[1 1 1]);
rectangle('Position',[387.5 -350 12.5 12.5], 'FaceColor',[0 0 0]);
rectangle('Position',[325 -362.5 12.5 12.5], 'FaceColor',[0 0 0]);
rectangle('Position',[337.5 -362.5 12.5 12.5], 'FaceColor',[0 0 0]);
rectangle('Position',[325 -375 12.5 12.5], 'FaceColor',[1 1 1]);
rectangle('Position',[337.5 -375 12.5 12.5], 'FaceColor',[1 1 1]);
rectangle('Position',[300 -387.5 12.5 12.5], 'FaceColor',[1 1 1]);
rectangle('Position',[312.5 -387.5 12.5 12.5], 'FaceColor',[1 1 1]);
rectangle('Position',[300 -400 12.5 12.5], 'FaceColor',[0 0 0]);
rectangle('Position',[312.5 -400 12.5 12.5], 'FaceColor',[0 0 0]);
rectangle('Position',[325 -387.5 12.5 12.5], 'FaceColor',[1 1 1]);
rectangle('Position',[337.5 -387.5 12.5 12.5], 'FaceColor',[1 1 1]);
rectangle('Position',[325 -400 12.5 12.5], 'FaceColor',[0 0 0]);
rectangle('Position',[337.5 -400 12.5 12.5], 'FaceColor',[0 0 0]);
rectangle('Position',[375 -362.5 12.5 12.5], 'FaceColor',[1 1 1]);
rectangle('Position',[387.5 -362.5 12.5 12.5], 'FaceColor',[0 0 0]);
rectangle('Position',[375 -375 12.5 12.5], 'FaceColor',[1 1 1]);
rectangle('Position',[387.5 -375 12.5 12.5], 'FaceColor',[0 0 0]);
rectangle('Position',[350 -387.5 12.5 12.5], 'FaceColor',[1 1 1]);
rectangle('Position',[362.5 -387.5 12.5 12.5], 'FaceColor',[1 1 1]);
rectangle('Position',[350 -400 12.5 12.5], 'FaceColor',[0 0 0]);
rectangle('Position',[362.5 -400 12.5 12.5], 'FaceColor',[0 0 0]);
rectangle('Position',[375 -387.5 12.5 12.5], 'FaceColor',[1 1 1]);
rectangle('Position',[387.5 -387.5 12.5 12.5], 'FaceColor',[0 0 0]);
rectangle('Position',[375 -400 12.5 12.5], 'FaceColor',[0 0 0]);
rectangle('Position',[387.5 -400 12.5 12.5], 'FaceColor',[0 0 0]);
X=[373.333,362.5,343.75,331.25,312.5,312.5,287.5,275,243.75,231.25,218.75,206.25,187.5,162.5,187.5,162.5,137.5,112.5,87.5,68.75,56.25,43.75,31.25,31.25,31.25,43.75,62.5,43.75,43.75,37.5,18.75,18.75,37.5,26.6667];
Y=[-373.333,-362.5,-368.75,-368.75,-362.5,-337.5,-312.5,-275,-268.75,-268.75,-268.75,-268.75,-262.5,-262.5,-237.5,-212.5,-187.5,-162.5,-162.5,-181.25,-193.75,-206.25,-218.75,-231.25,-243.75,-256.25,-262.5,-281.25,-293.75,-312.5,-331.25,-343.75,-362.5,-373.333];
hold on;
plot(X,Y,'r');
plot(X,Y,'bo');
legend('1370.79','Location','southoutside');
